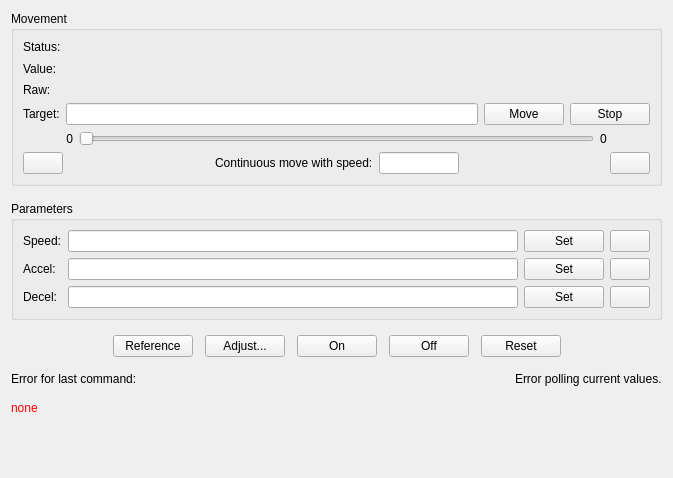
<?xml version="1.0" encoding="UTF-8"?>
<ui version="4.0">
 <class>Form</class>
 <widget class="QWidget" name="Form">
  <property name="geometry">
   <rect>
    <x>0</x>
    <y>0</y>
    <width>673</width>
    <height>478</height>
   </rect>
  </property>
  <property name="windowTitle">
   <string>Form</string>
  </property>
  <layout class="QVBoxLayout" name="verticalLayout_2">
   <property name="spacing">
    <number>15</number>
   </property>
   <item>
    <widget class="QGroupBox" name="groupBox">
     <property name="styleSheet">
      <string notr="true"/>
     </property>
     <property name="title">
      <string>Movement</string>
     </property>
     <layout class="QGridLayout" name="gridLayout_3">
      <item row="1" column="0">
       <widget class="QLabel" name="label_3">
        <property name="text">
         <string>Target:</string>
        </property>
       </widget>
      </item>
      <item row="1" column="1">
       <widget class="QLineEdit" name="targetBox">
        <property name="sizePolicy">
         <sizepolicy hsizetype="Expanding" vsizetype="Minimum">
          <horstretch>0</horstretch>
          <verstretch>0</verstretch>
         </sizepolicy>
        </property>
       </widget>
      </item>
      <item row="1" column="2">
       <widget class="QPushButton" name="moveBtn">
        <property name="text">
         <string>Move</string>
        </property>
        <property name="icon">
         <iconset resource="../../res/quango.qrc">
          <normaloff>:/tick-octagon.png</normaloff>:/tick-octagon.png</iconset>
        </property>
       </widget>
      </item>
      <item row="1" column="3">
       <widget class="QPushButton" name="stopBtn">
        <property name="text">
         <string>Stop</string>
        </property>
        <property name="icon">
         <iconset resource="../../res/quango.qrc">
          <normaloff>:/cross-octagon.png</normaloff>:/cross-octagon.png</iconset>
        </property>
       </widget>
      </item>
      <item row="0" column="0" colspan="4">
       <layout class="QGridLayout" name="gridLayout">
        <item row="1" column="0">
         <widget class="QLabel" name="label_5">
          <property name="text">
           <string>Value:</string>
          </property>
         </widget>
        </item>
        <item row="0" column="0">
         <widget class="QLabel" name="label_8">
          <property name="text">
           <string>Status:</string>
          </property>
         </widget>
        </item>
        <item row="2" column="0">
         <widget class="QLabel" name="label_11">
          <property name="text">
           <string>Raw:</string>
          </property>
         </widget>
        </item>
        <item row="1" column="1">
         <widget class="QLabel" name="valueLbl">
          <property name="font">
           <font>
            <family>Monospace</family>
            <pointsize>11</pointsize>
            <weight>75</weight>
            <bold>true</bold>
           </font>
          </property>
          <property name="styleSheet">
           <string notr="true">padding-left:5px; padding-right:5px;</string>
          </property>
          <property name="text">
           <string/>
          </property>
         </widget>
        </item>
        <item row="1" column="2">
         <widget class="QLabel" name="unitLbl">
          <property name="text">
           <string/>
          </property>
         </widget>
        </item>
        <item row="1" column="3">
         <spacer name="horizontalSpacer_3">
          <property name="orientation">
           <enum>Qt::Horizontal</enum>
          </property>
          <property name="sizeHint" stdset="0">
           <size>
            <width>0</width>
            <height>0</height>
           </size>
          </property>
         </spacer>
        </item>
        <item row="0" column="1" colspan="3">
         <widget class="SqueezedLabel" name="statusLbl">
          <property name="font">
           <font>
            <weight>75</weight>
            <bold>true</bold>
           </font>
          </property>
          <property name="autoFillBackground">
           <bool>false</bool>
          </property>
          <property name="styleSheet">
           <string notr="true">padding-left:5px; padding-right:5px;</string>
          </property>
          <property name="text">
           <string/>
          </property>
          <property name="margin">
           <number>0</number>
          </property>
         </widget>
        </item>
        <item row="2" column="1" colspan="3">
         <widget class="QLabel" name="rawvalLbl">
          <property name="styleSheet">
           <string notr="true">padding-left:5px; padding-right:5px;</string>
          </property>
          <property name="text">
           <string/>
          </property>
         </widget>
        </item>
       </layout>
      </item>
      <item row="2" column="0" colspan="4">
       <layout class="QHBoxLayout" name="horizontalLayout_3">
        <item>
         <widget class="QLabel" name="minLbl">
          <property name="minimumSize">
           <size>
            <width>50</width>
            <height>0</height>
           </size>
          </property>
          <property name="text">
           <string>0</string>
          </property>
          <property name="alignment">
           <set>Qt::AlignRight|Qt::AlignTrailing|Qt::AlignVCenter</set>
          </property>
         </widget>
        </item>
        <item>
         <widget class="QSlider" name="valueSlider">
          <property name="maximum">
           <number>1000</number>
          </property>
          <property name="orientation">
           <enum>Qt::Horizontal</enum>
          </property>
         </widget>
        </item>
        <item>
         <widget class="QLabel" name="maxLbl">
          <property name="minimumSize">
           <size>
            <width>50</width>
            <height>0</height>
           </size>
          </property>
          <property name="text">
           <string>0</string>
          </property>
         </widget>
        </item>
       </layout>
      </item>
      <item row="3" column="0" colspan="4">
       <layout class="QHBoxLayout" name="horizontalLayout">
        <item>
         <widget class="QPushButton" name="contLeftBtn">
          <property name="icon">
           <iconset resource="../../res/quango.qrc">
            <normaloff>:/control-180.png</normaloff>:/control-180.png</iconset>
          </property>
         </widget>
        </item>
        <item>
         <spacer name="horizontalSpacer">
          <property name="orientation">
           <enum>Qt::Horizontal</enum>
          </property>
          <property name="sizeHint" stdset="0">
           <size>
            <width>0</width>
            <height>0</height>
           </size>
          </property>
         </spacer>
        </item>
        <item>
         <widget class="QLabel" name="label_10">
          <property name="text">
           <string>Continuous move with speed:</string>
          </property>
         </widget>
        </item>
        <item>
         <widget class="QLineEdit" name="contSpeedBox">
          <property name="sizePolicy">
           <sizepolicy hsizetype="Preferred" vsizetype="Fixed">
            <horstretch>0</horstretch>
            <verstretch>0</verstretch>
           </sizepolicy>
          </property>
          <property name="maximumSize">
           <size>
            <width>80</width>
            <height>16777215</height>
           </size>
          </property>
          <property name="maxLength">
           <number>10</number>
          </property>
         </widget>
        </item>
        <item>
         <spacer name="horizontalSpacer_2">
          <property name="orientation">
           <enum>Qt::Horizontal</enum>
          </property>
          <property name="sizeHint" stdset="0">
           <size>
            <width>0</width>
            <height>0</height>
           </size>
          </property>
         </spacer>
        </item>
        <item>
         <widget class="QPushButton" name="contRightBtn">
          <property name="icon">
           <iconset resource="../../res/quango.qrc">
            <normaloff>:/control.png</normaloff>:/control.png</iconset>
          </property>
         </widget>
        </item>
       </layout>
      </item>
     </layout>
    </widget>
   </item>
   <item>
    <widget class="QGroupBox" name="groupBox_2">
     <property name="title">
      <string>Parameters</string>
     </property>
     <layout class="QGridLayout" name="gridLayout_2">
      <item row="2" column="2">
       <widget class="QPushButton" name="decelBtn">
        <property name="text">
         <string>Set</string>
        </property>
        <property name="icon">
         <iconset resource="../../res/quango.qrc">
          <normaloff>:/arrow-transition.png</normaloff>:/arrow-transition.png</iconset>
        </property>
       </widget>
      </item>
      <item row="1" column="2">
       <widget class="QPushButton" name="accelBtn">
        <property name="text">
         <string>Set</string>
        </property>
        <property name="icon">
         <iconset resource="../../res/quango.qrc">
          <normaloff>:/arrow-transition.png</normaloff>:/arrow-transition.png</iconset>
        </property>
       </widget>
      </item>
      <item row="2" column="1">
       <widget class="QLineEdit" name="decelBox">
        <property name="sizePolicy">
         <sizepolicy hsizetype="Expanding" vsizetype="Minimum">
          <horstretch>0</horstretch>
          <verstretch>0</verstretch>
         </sizepolicy>
        </property>
       </widget>
      </item>
      <item row="0" column="1">
       <widget class="QLineEdit" name="speedBox">
        <property name="sizePolicy">
         <sizepolicy hsizetype="Expanding" vsizetype="Minimum">
          <horstretch>0</horstretch>
          <verstretch>0</verstretch>
         </sizepolicy>
        </property>
       </widget>
      </item>
      <item row="0" column="0">
       <widget class="QLabel" name="label">
        <property name="text">
         <string>Speed:</string>
        </property>
       </widget>
      </item>
      <item row="1" column="0">
       <widget class="QLabel" name="label_2">
        <property name="text">
         <string>Accel:</string>
        </property>
       </widget>
      </item>
      <item row="0" column="2">
       <widget class="QPushButton" name="speedBtn">
        <property name="text">
         <string>Set</string>
        </property>
        <property name="icon">
         <iconset resource="../../res/quango.qrc">
          <normaloff>:/arrow-transition.png</normaloff>:/arrow-transition.png</iconset>
        </property>
       </widget>
      </item>
      <item row="2" column="0">
       <widget class="QLabel" name="label_6">
        <property name="text">
         <string>Decel:</string>
        </property>
       </widget>
      </item>
      <item row="1" column="1">
       <widget class="QLineEdit" name="accelBox">
        <property name="sizePolicy">
         <sizepolicy hsizetype="Expanding" vsizetype="Minimum">
          <horstretch>0</horstretch>
          <verstretch>0</verstretch>
         </sizepolicy>
        </property>
       </widget>
      </item>
      <item row="0" column="3">
       <widget class="QPushButton" name="speedRereadBtn">
        <property name="text">
         <string/>
        </property>
        <property name="icon">
         <iconset resource="../../res/quango.qrc">
          <normaloff>:/arrow-circle-double.png</normaloff>:/arrow-circle-double.png</iconset>
        </property>
       </widget>
      </item>
      <item row="1" column="3">
       <widget class="QPushButton" name="accelRereadBtn">
        <property name="text">
         <string/>
        </property>
        <property name="icon">
         <iconset resource="../../res/quango.qrc">
          <normaloff>:/arrow-circle-double.png</normaloff>:/arrow-circle-double.png</iconset>
        </property>
       </widget>
      </item>
      <item row="2" column="3">
       <widget class="QPushButton" name="decelRereadBtn">
        <property name="text">
         <string/>
        </property>
        <property name="icon">
         <iconset resource="../../res/quango.qrc">
          <normaloff>:/arrow-circle-double.png</normaloff>:/arrow-circle-double.png</iconset>
        </property>
       </widget>
      </item>
     </layout>
    </widget>
   </item>
   <item>
    <layout class="QHBoxLayout" name="horizontalLayout_2">
     <property name="spacing">
      <number>12</number>
     </property>
     <item>
      <spacer name="horizontalSpacer_5">
       <property name="orientation">
        <enum>Qt::Horizontal</enum>
       </property>
       <property name="sizeHint" stdset="0">
        <size>
         <width>0</width>
         <height>0</height>
        </size>
       </property>
      </spacer>
     </item>
     <item>
      <widget class="QPushButton" name="refBtn">
       <property name="text">
        <string>Reference</string>
       </property>
       <property name="icon">
        <iconset resource="../../res/quango.qrc">
         <normaloff>:/counter-reset.png</normaloff>:/counter-reset.png</iconset>
       </property>
      </widget>
     </item>
     <item>
      <widget class="QPushButton" name="adjustBtn">
       <property name="text">
        <string>Adjust...</string>
       </property>
       <property name="icon">
        <iconset resource="../../res/quango.qrc">
         <normaloff>:/counter.png</normaloff>:/counter.png</iconset>
       </property>
      </widget>
     </item>
     <item>
      <widget class="QPushButton" name="onBtn">
       <property name="text">
        <string>On</string>
       </property>
       <property name="icon">
        <iconset resource="../../res/quango.qrc">
         <normaloff>:/ampel-g-small.png</normaloff>:/ampel-g-small.png</iconset>
       </property>
      </widget>
     </item>
     <item>
      <widget class="QPushButton" name="offBtn">
       <property name="text">
        <string>Off</string>
       </property>
       <property name="icon">
        <iconset resource="../../res/quango.qrc">
         <normaloff>:/ampel-r-small.png</normaloff>:/ampel-r-small.png</iconset>
       </property>
      </widget>
     </item>
     <item>
      <widget class="QPushButton" name="resetBtn">
       <property name="text">
        <string>Reset</string>
       </property>
       <property name="icon">
        <iconset resource="../../res/quango.qrc">
         <normaloff>:/arrow-circle-225-left.png</normaloff>:/arrow-circle-225-left.png</iconset>
       </property>
      </widget>
     </item>
     <item>
      <spacer name="horizontalSpacer_4">
       <property name="orientation">
        <enum>Qt::Horizontal</enum>
       </property>
       <property name="sizeHint" stdset="0">
        <size>
         <width>0</width>
         <height>0</height>
        </size>
       </property>
      </spacer>
     </item>
    </layout>
   </item>
   <item>
    <layout class="QHBoxLayout" name="horizontalLayout_4">
     <item>
      <layout class="QVBoxLayout" name="verticalLayout_3">
       <item>
        <widget class="QLabel" name="label_4">
         <property name="text">
          <string>Error for last command:</string>
         </property>
        </widget>
       </item>
       <item>
        <widget class="QLabel" name="errorLbl">
         <property name="sizePolicy">
          <sizepolicy hsizetype="Expanding" vsizetype="Expanding">
           <horstretch>0</horstretch>
           <verstretch>0</verstretch>
          </sizepolicy>
         </property>
         <property name="palette">
          <palette>
           <active>
            <colorrole role="WindowText">
             <brush brushstyle="SolidPattern">
              <color alpha="255">
               <red>255</red>
               <green>0</green>
               <blue>0</blue>
              </color>
             </brush>
            </colorrole>
           </active>
           <inactive>
            <colorrole role="WindowText">
             <brush brushstyle="SolidPattern">
              <color alpha="255">
               <red>255</red>
               <green>0</green>
               <blue>0</blue>
              </color>
             </brush>
            </colorrole>
           </inactive>
           <disabled>
            <colorrole role="WindowText">
             <brush brushstyle="SolidPattern">
              <color alpha="255">
               <red>49</red>
               <green>54</green>
               <blue>59</blue>
              </color>
             </brush>
            </colorrole>
           </disabled>
          </palette>
         </property>
         <property name="text">
          <string>none</string>
         </property>
         <property name="alignment">
          <set>Qt::AlignLeading|Qt::AlignLeft|Qt::AlignTop</set>
         </property>
        </widget>
       </item>
      </layout>
     </item>
     <item>
      <layout class="QVBoxLayout" name="verticalLayout">
       <item>
        <widget class="QWidget" name="pollErr" native="true">
         <layout class="QHBoxLayout" name="horizontalLayout_6">
          <property name="margin">
           <number>0</number>
          </property>
          <item>
           <widget class="QLabel" name="label_7">
            <property name="sizePolicy">
             <sizepolicy hsizetype="Fixed" vsizetype="Preferred">
              <horstretch>0</horstretch>
              <verstretch>0</verstretch>
             </sizepolicy>
            </property>
            <property name="text">
             <string/>
            </property>
            <property name="pixmap">
             <pixmap resource="../../res/quango.qrc">:/exclamation-frame.png</pixmap>
            </property>
            <property name="alignment">
             <set>Qt::AlignLeading|Qt::AlignLeft|Qt::AlignTop</set>
            </property>
           </widget>
          </item>
          <item>
           <widget class="QLabel" name="label_9">
            <property name="sizePolicy">
             <sizepolicy hsizetype="Fixed" vsizetype="Preferred">
              <horstretch>0</horstretch>
              <verstretch>0</verstretch>
             </sizepolicy>
            </property>
            <property name="text">
             <string>Error polling current values.</string>
            </property>
            <property name="alignment">
             <set>Qt::AlignLeading|Qt::AlignLeft|Qt::AlignTop</set>
            </property>
           </widget>
          </item>
         </layout>
        </widget>
       </item>
       <item>
        <spacer name="verticalSpacer">
         <property name="orientation">
          <enum>Qt::Vertical</enum>
         </property>
         <property name="sizeHint" stdset="0">
          <size>
           <width>0</width>
           <height>0</height>
          </size>
         </property>
        </spacer>
       </item>
      </layout>
     </item>
    </layout>
   </item>
  </layout>
 </widget>
 <customwidgets>
  <customwidget>
   <class>SqueezedLabel</class>
   <extends>QLabel</extends>
   <header>quango.mlzgui</header>
  </customwidget>
 </customwidgets>
 <tabstops>
  <tabstop>targetBox</tabstop>
  <tabstop>moveBtn</tabstop>
  <tabstop>stopBtn</tabstop>
  <tabstop>valueSlider</tabstop>
  <tabstop>contLeftBtn</tabstop>
  <tabstop>contRightBtn</tabstop>
  <tabstop>speedBox</tabstop>
  <tabstop>speedBtn</tabstop>
  <tabstop>accelBox</tabstop>
  <tabstop>accelBtn</tabstop>
  <tabstop>decelBox</tabstop>
  <tabstop>decelBtn</tabstop>
  <tabstop>refBtn</tabstop>
  <tabstop>adjustBtn</tabstop>
  <tabstop>onBtn</tabstop>
  <tabstop>offBtn</tabstop>
  <tabstop>resetBtn</tabstop>
 </tabstops>
 <resources>
  <include location="../../res/quango.qrc"/>
  <include location="../../res/quango.qrc"/>
 </resources>
 <connections/>
</ui>
